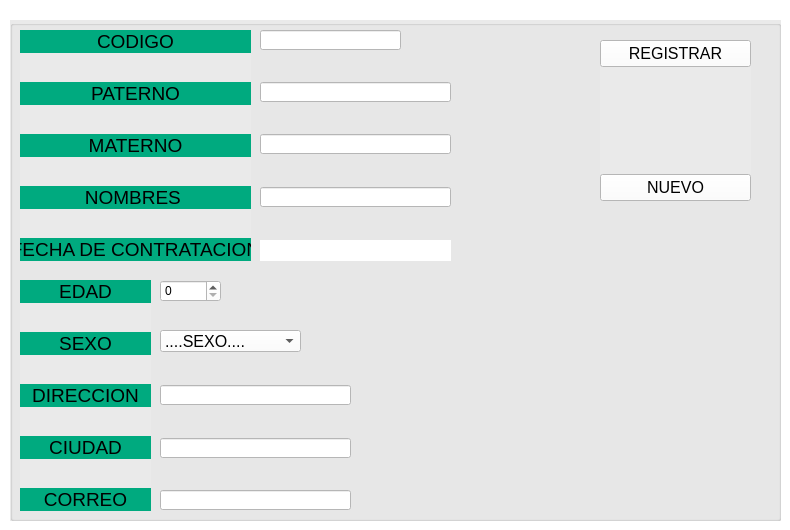
           <widget class="QWidget" name="tabRvendedor">
            <property name="styleSheet">
             <string notr="true">background-color: rgb(255, 255, 255);</string>
            </property>
            <attribute name="icon">
             <iconset>
              <activeon>C:/Users/SEBAS/Downloads/imagenes/supervisor.png</activeon>
             </iconset>
            </attribute>
            <attribute name="title">
             <string>REGISTRAR VENDEDOR</string>
            </attribute>
            <widget class="QGroupBox" name="groupBox_3">
             <property name="geometry">
              <rect>
               <x>10</x>
               <y>20</y>
               <width>771</width>
               <height>501</height>
              </rect>
             </property>
             <property name="font">
              <font>
               <pointsize>14</pointsize>
              </font>
             </property>
             <property name="styleSheet">
              <string notr="true">background-color: rgb(255, 255, 255);
background-color: rgb(234, 234, 234);</string>
             </property>
             <property name="title">
              <string/>
             </property>
             <property name="alignment">
              <set>Qt::AlignCenter</set>
             </property>
             <widget class="QLineEdit" name="vCodigo">
              <property name="geometry">
               <rect>
                <x>250</x>
                <y>10</y>
                <width>141</width>
                <height>20</height>
               </rect>
              </property>
              <property name="styleSheet">
               <string notr="true">background-color: rgb(255, 255, 255);</string>
              </property>
              <property name="text">
               <string/>
              </property>
              <property name="alignment">
               <set>Qt::AlignCenter</set>
              </property>
             </widget>
             <widget class="QLineEdit" name="vNombres">
              <property name="geometry">
               <rect>
                <x>250</x>
                <y>167</y>
                <width>191</width>
                <height>20</height>
               </rect>
              </property>
              <property name="styleSheet">
               <string notr="true">background-color: rgb(255, 255, 255);</string>
              </property>
              <property name="text">
               <string/>
              </property>
              <property name="alignment">
               <set>Qt::AlignCenter</set>
              </property>
             </widget>
             <widget class="QLineEdit" name="vPaterno">
              <property name="geometry">
               <rect>
                <x>250</x>
                <y>62</y>
                <width>191</width>
                <height>20</height>
               </rect>
              </property>
              <property name="styleSheet">
               <string notr="true">background-color: rgb(255, 255, 255);</string>
              </property>
              <property name="text">
               <string/>
              </property>
              <property name="alignment">
               <set>Qt::AlignCenter</set>
              </property>
             </widget>
             <widget class="QLineEdit" name="vMaterno">
              <property name="geometry">
               <rect>
                <x>250</x>
                <y>114</y>
                <width>191</width>
                <height>20</height>
               </rect>
              </property>
              <property name="styleSheet">
               <string notr="true">background-color: rgb(255, 255, 255);</string>
              </property>
              <property name="text">
               <string/>
              </property>
              <property name="alignment">
               <set>Qt::AlignCenter</set>
              </property>
             </widget>
             <widget class="QLineEdit" name="vCorreo">
              <property name="geometry">
               <rect>
                <x>150</x>
                <y>470</y>
                <width>191</width>
                <height>20</height>
               </rect>
              </property>
              <property name="styleSheet">
               <string notr="true">background-color: rgb(255, 255, 255);</string>
              </property>
              <property name="text">
               <string/>
              </property>
              <property name="alignment">
               <set>Qt::AlignCenter</set>
              </property>
             </widget>
             <widget class="QLineEdit" name="vCiudad">
              <property name="geometry">
               <rect>
                <x>150</x>
                <y>418</y>
                <width>191</width>
                <height>20</height>
               </rect>
              </property>
              <property name="styleSheet">
               <string notr="true">background-color: rgb(255, 255, 255);</string>
              </property>
              <property name="text">
               <string/>
              </property>
              <property name="alignment">
               <set>Qt::AlignCenter</set>
              </property>
             </widget>
             <widget class="QLineEdit" name="vDireccion">
              <property name="geometry">
               <rect>
                <x>150</x>
                <y>365</y>
                <width>191</width>
                <height>20</height>
               </rect>
              </property>
              <property name="styleSheet">
               <string notr="true">background-color: rgb(255, 255, 255);</string>
              </property>
              <property name="text">
               <string/>
              </property>
              <property name="alignment">
               <set>Qt::AlignCenter</set>
              </property>
             </widget>
             <widget class="QComboBox" name="vcboSex">
              <property name="geometry">
               <rect>
                <x>150</x>
                <y>310</y>
                <width>141</width>
                <height>22</height>
               </rect>
              </property>
              <property name="font">
               <font>
                <pointsize>12</pointsize>
               </font>
              </property>
              <property name="styleSheet">
               <string notr="true">background-color: rgb(255, 255, 255);</string>
              </property>
              <item>
               <property name="text">
                <string>....SEXO....</string>
               </property>
              </item>
              <item>
               <property name="text">
                <string>MASCULINO</string>
               </property>
              </item>
              <item>
               <property name="text">
                <string>FEMENINO</string>
               </property>
              </item>
             </widget>
             <widget class="QSpinBox" name="vspinBoxEdad">
              <property name="geometry">
               <rect>
                <x>150</x>
                <y>260</y>
                <width>61</width>
                <height>22</height>
               </rect>
              </property>
              <property name="styleSheet">
               <string notr="true">background-color: rgb(255, 255, 255);</string>
              </property>
             </widget>
             <widget class="QWidget" name="layoutWidget_2">
              <property name="geometry">
               <rect>
                <x>10</x>
                <y>10</y>
                <width>231</width>
                <height>231</height>
               </rect>
              </property>
              <layout class="QVBoxLayout" name="verticalLayout_4">
               <item>
                <widget class="QLabel" name="promedio_12">
                 <property name="font">
                  <font>
                   <pointsize>14</pointsize>
                  </font>
                 </property>
                 <property name="styleSheet">
                  <string notr="true">background-color: rgb(85, 170, 255);
background-color: rgb(0, 170, 127);</string>
                 </property>
                 <property name="text">
                  <string>CODIGO</string>
                 </property>
                 <property name="alignment">
                  <set>Qt::AlignCenter</set>
                 </property>
                </widget>
               </item>
               <item>
                <spacer name="verticalSpacer_5">
                 <property name="orientation">
                  <enum>Qt::Vertical</enum>
                 </property>
                 <property name="sizeHint" stdset="0">
                  <size>
                   <width>20</width>
                   <height>40</height>
                  </size>
                 </property>
                </spacer>
               </item>
               <item>
                <widget class="QLabel" name="promedio_13">
                 <property name="font">
                  <font>
                   <pointsize>14</pointsize>
                  </font>
                 </property>
                 <property name="styleSheet">
                  <string notr="true">background-color: rgb(85, 170, 255);
background-color: rgb(0, 170, 127);</string>
                 </property>
                 <property name="text">
                  <string>PATERNO</string>
                 </property>
                 <property name="alignment">
                  <set>Qt::AlignCenter</set>
                 </property>
                </widget>
               </item>
               <item>
                <spacer name="verticalSpacer_6">
                 <property name="orientation">
                  <enum>Qt::Vertical</enum>
                 </property>
                 <property name="sizeHint" stdset="0">
                  <size>
                   <width>20</width>
                   <height>40</height>
                  </size>
                 </property>
                </spacer>
               </item>
               <item>
                <widget class="QLabel" name="promedio_14">
                 <property name="font">
                  <font>
                   <pointsize>14</pointsize>
                  </font>
                 </property>
                 <property name="styleSheet">
                  <string notr="true">background-color: rgb(85, 170, 255);
background-color: rgb(0, 170, 127);</string>
                 </property>
                 <property name="text">
                  <string>MATERNO</string>
                 </property>
                 <property name="alignment">
                  <set>Qt::AlignCenter</set>
                 </property>
                </widget>
               </item>
               <item>
                <spacer name="verticalSpacer_7">
                 <property name="orientation">
                  <enum>Qt::Vertical</enum>
                 </property>
                 <property name="sizeHint" stdset="0">
                  <size>
                   <width>20</width>
                   <height>40</height>
                  </size>
                 </property>
                </spacer>
               </item>
               <item>
                <widget class="QLabel" name="promedio_15">
                 <property name="font">
                  <font>
                   <pointsize>14</pointsize>
                  </font>
                 </property>
                 <property name="styleSheet">
                  <string notr="true">background-color: rgb(85, 170, 255);
background-color: rgb(0, 170, 127);</string>
                 </property>
                 <property name="text">
                  <string>NOMBRES </string>
                 </property>
                 <property name="alignment">
                  <set>Qt::AlignCenter</set>
                 </property>
                </widget>
               </item>
               <item>
                <spacer name="verticalSpacer_8">
                 <property name="orientation">
                  <enum>Qt::Vertical</enum>
                 </property>
                 <property name="sizeHint" stdset="0">
                  <size>
                   <width>20</width>
                   <height>40</height>
                  </size>
                 </property>
                </spacer>
               </item>
               <item>
                <widget class="QLabel" name="promedio_16">
                 <property name="font">
                  <font>
                   <pointsize>14</pointsize>
                  </font>
                 </property>
                 <property name="styleSheet">
                  <string notr="true">background-color: rgb(85, 170, 255);
background-color: rgb(0, 170, 127);</string>
                 </property>
                 <property name="text">
                  <string>FECHA DE CONTRATACION</string>
                 </property>
                 <property name="alignment">
                  <set>Qt::AlignCenter</set>
                 </property>
                </widget>
               </item>
              </layout>
             </widget>
             <widget class="QWidget" name="layoutWidget_5">
              <property name="geometry">
               <rect>
                <x>10</x>
                <y>260</y>
                <width>131</width>
                <height>231</height>
               </rect>
              </property>
              <layout class="QVBoxLayout" name="verticalLayout_8">
               <item>
                <widget class="QLabel" name="promedio_17">
                 <property name="font">
                  <font>
                   <pointsize>14</pointsize>
                  </font>
                 </property>
                 <property name="styleSheet">
                  <string notr="true">background-color: rgb(85, 170, 255);
background-color: rgb(0, 170, 127);</string>
                 </property>
                 <property name="text">
                  <string>EDAD</string>
                 </property>
                 <property name="alignment">
                  <set>Qt::AlignCenter</set>
                 </property>
                </widget>
               </item>
               <item>
                <spacer name="verticalSpacer_18">
                 <property name="orientation">
                  <enum>Qt::Vertical</enum>
                 </property>
                 <property name="sizeHint" stdset="0">
                  <size>
                   <width>20</width>
                   <height>40</height>
                  </size>
                 </property>
                </spacer>
               </item>
               <item>
                <widget class="QLabel" name="promedio_18">
                 <property name="font">
                  <font>
                   <pointsize>14</pointsize>
                  </font>
                 </property>
                 <property name="styleSheet">
                  <string notr="true">background-color: rgb(85, 170, 255);
background-color: rgb(0, 170, 127);</string>
                 </property>
                 <property name="text">
                  <string>SEXO</string>
                 </property>
                 <property name="alignment">
                  <set>Qt::AlignCenter</set>
                 </property>
                </widget>
               </item>
               <item>
                <spacer name="verticalSpacer_19">
                 <property name="orientation">
                  <enum>Qt::Vertical</enum>
                 </property>
                 <property name="sizeHint" stdset="0">
                  <size>
                   <width>20</width>
                   <height>40</height>
                  </size>
                 </property>
                </spacer>
               </item>
               <item>
                <widget class="QLabel" name="promedio_19">
                 <property name="font">
                  <font>
                   <pointsize>14</pointsize>
                  </font>
                 </property>
                 <property name="styleSheet">
                  <string notr="true">background-color: rgb(85, 170, 255);
background-color: rgb(0, 170, 127);</string>
                 </property>
                 <property name="text">
                  <string>DIRECCION</string>
                 </property>
                 <property name="alignment">
                  <set>Qt::AlignCenter</set>
                 </property>
                </widget>
               </item>
               <item>
                <spacer name="verticalSpacer_20">
                 <property name="orientation">
                  <enum>Qt::Vertical</enum>
                 </property>
                 <property name="sizeHint" stdset="0">
                  <size>
                   <width>20</width>
                   <height>40</height>
                  </size>
                 </property>
                </spacer>
               </item>
               <item>
                <widget class="QLabel" name="promedio_20">
                 <property name="font">
                  <font>
                   <pointsize>14</pointsize>
                  </font>
                 </property>
                 <property name="styleSheet">
                  <string notr="true">background-color: rgb(85, 170, 255);
background-color: rgb(0, 170, 127);</string>
                 </property>
                 <property name="text">
                  <string>CIUDAD</string>
                 </property>
                 <property name="alignment">
                  <set>Qt::AlignCenter</set>
                 </property>
                </widget>
               </item>
               <item>
                <spacer name="verticalSpacer_21">
                 <property name="orientation">
                  <enum>Qt::Vertical</enum>
                 </property>
                 <property name="sizeHint" stdset="0">
                  <size>
                   <width>20</width>
                   <height>40</height>
                  </size>
                 </property>
                </spacer>
               </item>
               <item>
                <widget class="QLabel" name="promedio_21">
                 <property name="font">
                  <font>
                   <pointsize>14</pointsize>
                  </font>
                 </property>
                 <property name="styleSheet">
                  <string notr="true">background-color: rgb(85, 170, 255);
background-color: rgb(0, 170, 127);</string>
                 </property>
                 <property name="text">
                  <string>CORREO</string>
                 </property>
                 <property name="alignment">
                  <set>Qt::AlignCenter</set>
                 </property>
                </widget>
               </item>
              </layout>
             </widget>
             <widget class="QWidget" name="layoutWidget_7">
              <property name="geometry">
               <rect>
                <x>590</x>
                <y>20</y>
                <width>151</width>
                <height>161</height>
               </rect>
              </property>
              <layout class="QVBoxLayout" name="verticalLayout_10">
               <item>
                <widget class="QPushButton" name="vRegistrar">
                 <property name="font">
                  <font>
                   <pointsize>12</pointsize>
                  </font>
                 </property>
                 <property name="styleSheet">
                  <string notr="true">background-color: rgb(255, 255, 255);</string>
                 </property>
                 <property name="text">
                  <string>REGISTRAR</string>
                 </property>
                 <property name="icon">
                  <iconset>
                   <activeon>C:/Users/SEBAS/Downloads/imagenes/actualest.png</activeon>
                  </iconset>
                 </property>
                 <property name="iconSize">
                  <size>
                   <width>20</width>
                   <height>20</height>
                  </size>
                 </property>
                </widget>
               </item>
               <item>
                <spacer name="verticalSpacer_24">
                 <property name="orientation">
                  <enum>Qt::Vertical</enum>
                 </property>
                 <property name="sizeHint" stdset="0">
                  <size>
                   <width>20</width>
                   <height>40</height>
                  </size>
                 </property>
                </spacer>
               </item>
               <item>
                <widget class="QPushButton" name="vNuevo">
                 <property name="font">
                  <font>
                   <pointsize>12</pointsize>
                  </font>
                 </property>
                 <property name="styleSheet">
                  <string notr="true">background-color: rgb(255, 255, 255);</string>
                 </property>
                 <property name="text">
                  <string>NUEVO</string>
                 </property>
                 <property name="icon">
                  <iconset>
                   <activeon>C:/Users/SEBAS/Downloads/imagenes/actmodulo.png</activeon>
                  </iconset>
                 </property>
                 <property name="iconSize">
                  <size>
                   <width>20</width>
                   <height>20</height>
                  </size>
                 </property>
                </widget>
               </item>
              </layout>
             </widget>
             <widget class="QLabel" name="vFechaDeContratacion">
              <property name="geometry">
               <rect>
                <x>250</x>
                <y>220</y>
                <width>191</width>
                <height>21</height>
               </rect>
              </property>
              <property name="font">
               <font>
                <pointsize>14</pointsize>
               </font>
              </property>
              <property name="styleSheet">
               <string notr="true">background-color: rgb(255, 255, 255);
</string>
              </property>
              <property name="text">
               <string/>
              </property>
              <property name="alignment">
               <set>Qt::AlignCenter</set>
              </property>
             </widget>
            </widget>
           </widget>
